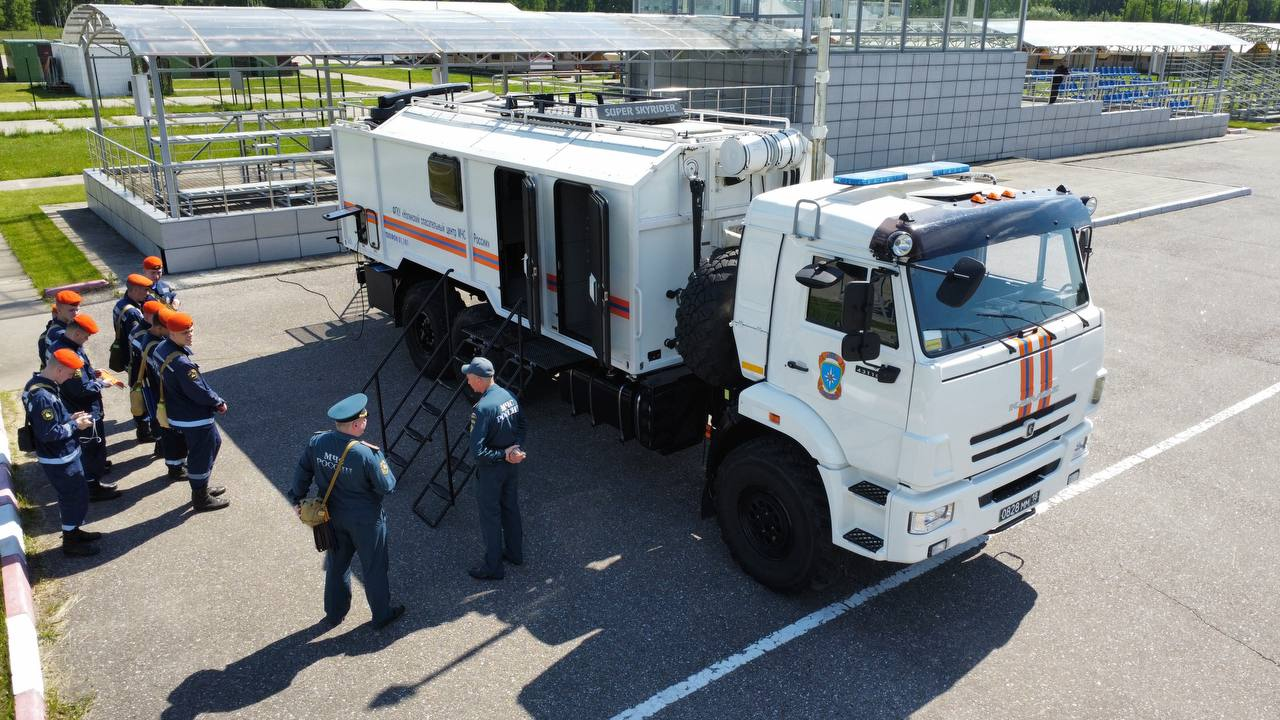
#> input picture photos/ref_1.jpg, 1280 x 720 px
$ python -i extract_photo_textures.py   (imports and definitions only)   (older library calls are emulated)
#> lines starting #> are read from the running program, lines starting #| are printed output that depends on the picture
#!/usr/bin/env python3
"""
Photogrammetric PBR Texture Suite for KAMAZ-43118 Mobile Comms Hub (v3 Verified).
Extracts, rectifies, delights, inpaints, and synthesizes Albedo + ORM (Occlusion/Roughness/Metallic)
+ Tangent-Space Normal maps from the 13 walkaround drone photographs.
"""

import os
import cv2
import numpy as np
from PIL import Image, ImageDraw, ImageFont

UPLOAD_DIR = "/home/user/uploads"
FONT_BOLD = "/usr/share/fonts/truetype/dejavu/DejaVuSans-Bold.ttf"
FONT_REG = "/usr/share/fonts/truetype/dejavu/DejaVuSans.ttf"


def load_rgb(idx):
    bgr = cv2.imread(f"{UPLOAD_DIR}/photo_{idx}_2026-07-11_23-52-48.jpg")
    return cv2.cvtColor(bgr, cv2.COLOR_BGR2RGB)


# [5 lines left out: function warp_quad, not called in this run]


def unsharp(img, sigma=1.0, amount=0.62):
    blur = cv2.GaussianBlur(img, (0, 0), sigma)
    return np.clip(cv2.addWeighted(img, 1.0 + amount, blur, -amount, 0), 0, 255).astype(np.uint8)


# [7 lines left out: function delight_white_metal, not called in this run]


def make_normal_from_luma(img_rgb, strength=2.2, blur_sigma=0.8):
#> called with strength = 2.2, blur_sigma = 0.8
    gray = cv2.cvtColor(img_rgb, cv2.COLOR_RGB2GRAY).astype(np.float32) / 255.0
    if blur_sigma > 0:
        gray = cv2.GaussianBlur(gray, (0, 0), blur_sigma)
    gx = cv2.Sobel(gray, cv2.CV_32F, 1, 0, ksize=3) * strength
    gy = cv2.Sobel(gray, cv2.CV_32F, 0, 1, ksize=3) * strength
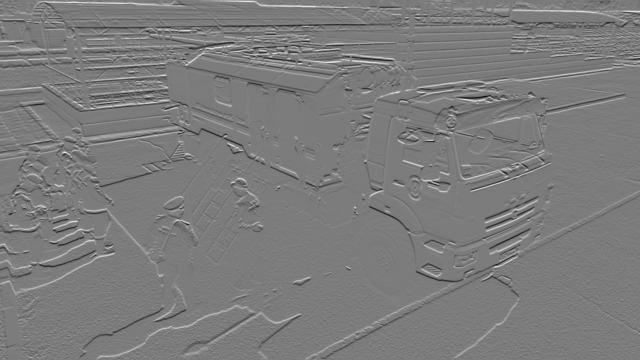
#> gy: shape (720, 1280) float32 (shown at 1/2 size); min -5.38, max 5.67, mean 0.00431; drawn with min black and max white
    nx = -gx
    ny = -gy
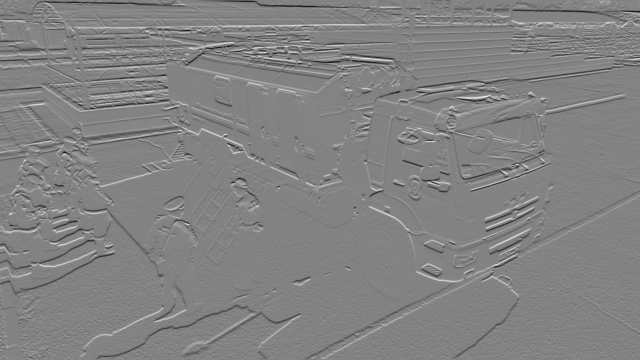
#> ny: shape (720, 1280) float32 (shown at 1/2 size); min -5.67, max 5.38, mean -0.00431; drawn with min black and max white
    nz = np.ones_like(gx)
    inv = 1.0 / np.sqrt(nx * nx + ny * ny + nz * nz + 1e-8)
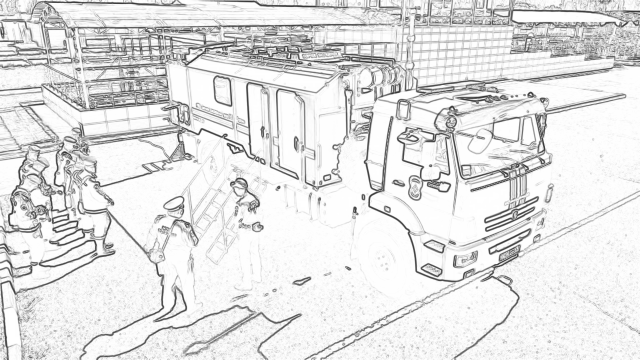
#> inv: shape (720, 1280) float32 (shown at 1/2 size); min 0.173, max 1, mean 0.889
    rgb = np.stack([nx * inv * 0.5 + 0.5, ny * inv * 0.5 + 0.5, nz * inv * 0.5 + 0.5], axis=-1)
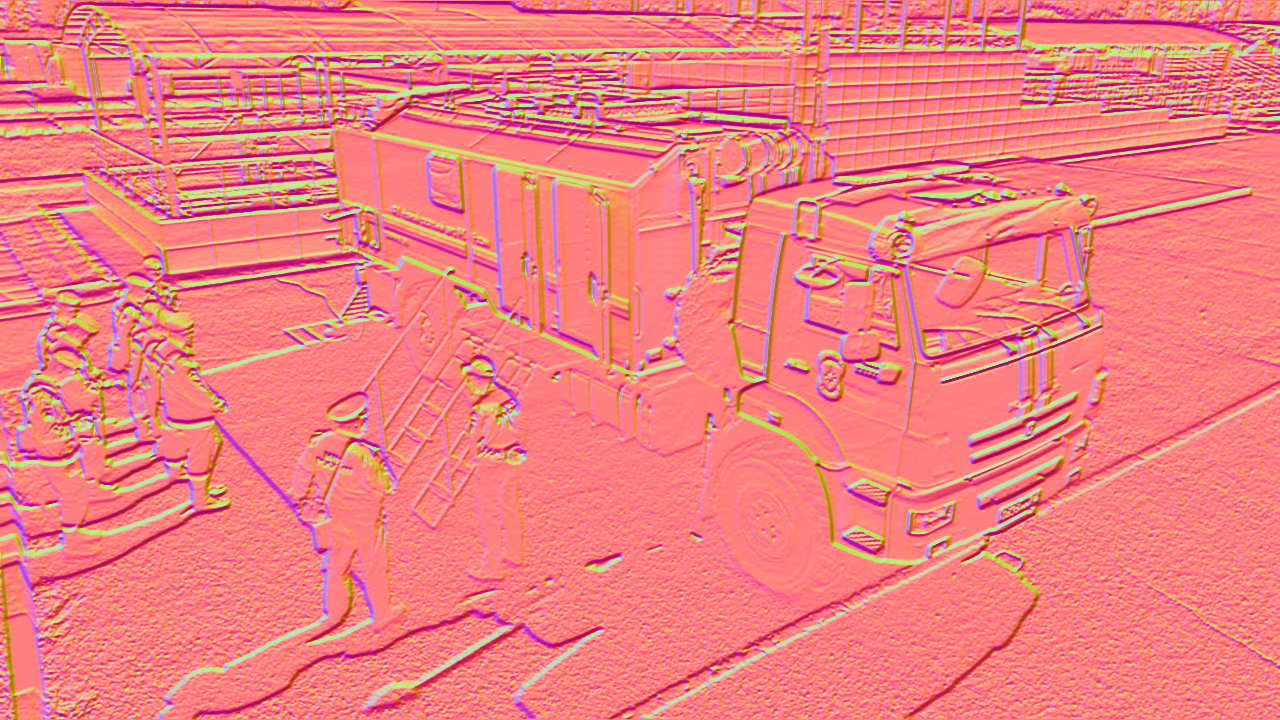
#> rgb: shape (720, 1280, 3) float32; mean of channels 0, 1, 2 0.499, 0.501, 0.947; drawn as B, G, R
    return np.clip(rgb * 255.0, 0, 255).astype(np.uint8)


# [335 lines left out: functions make_orm, generate_pbr_dict, not called in this run]


# [14 lines not run here, left out]

>>> import cv2
>>> picture = cv2.cvtColor(cv2.imread('../photos/ref_1.jpg'), cv2.COLOR_BGR2RGB)
>>> result = make_normal_from_luma(picture)

$ run again, on photos/ref_12.jpg
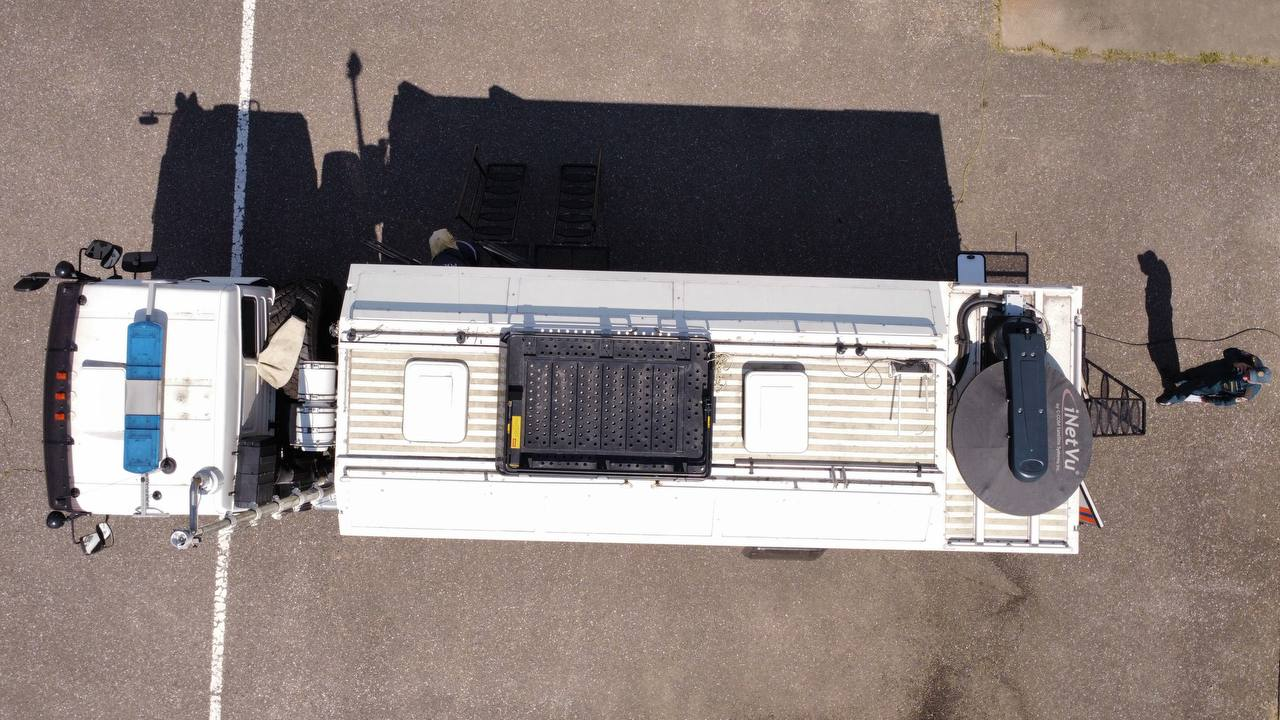
#> input picture photos/ref_12.jpg, 1280 x 720 px
#> in make_normal_from_luma, `inv = 1.0 / np.sqrt(nx * nx + ny * ny + nz * nz + 1e-8)`:
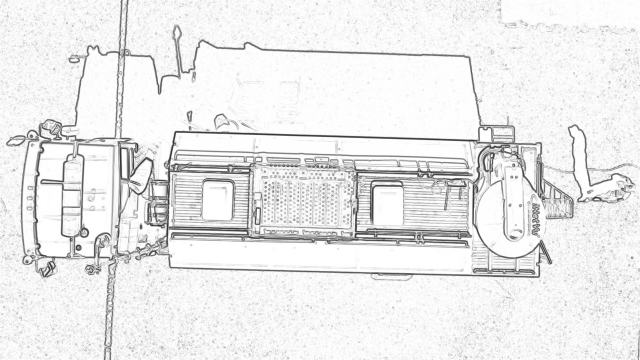
#> inv: shape (720, 1280) float32 (shown at 1/2 size); min 0.167, max 1, mean 0.923
#> in make_normal_from_luma, `rgb = np.stack([nx * inv * 0.5 + 0.5, ny * inv * 0.5 + 0.5, nz * inv *..`:
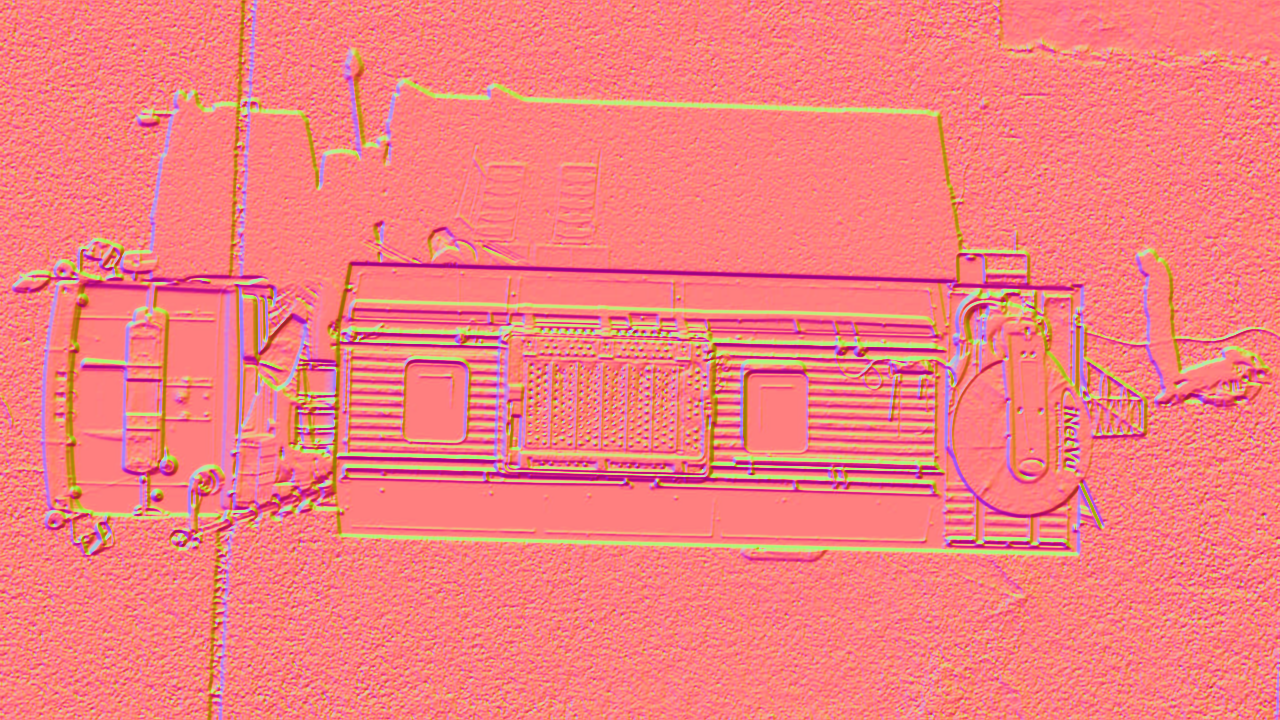
#> rgb: shape (720, 1280, 3) float32; mean of channels 0, 1, 2 0.5, 0.501, 0.964; drawn as B, G, R

$ run again, on photos/ref_13.jpg
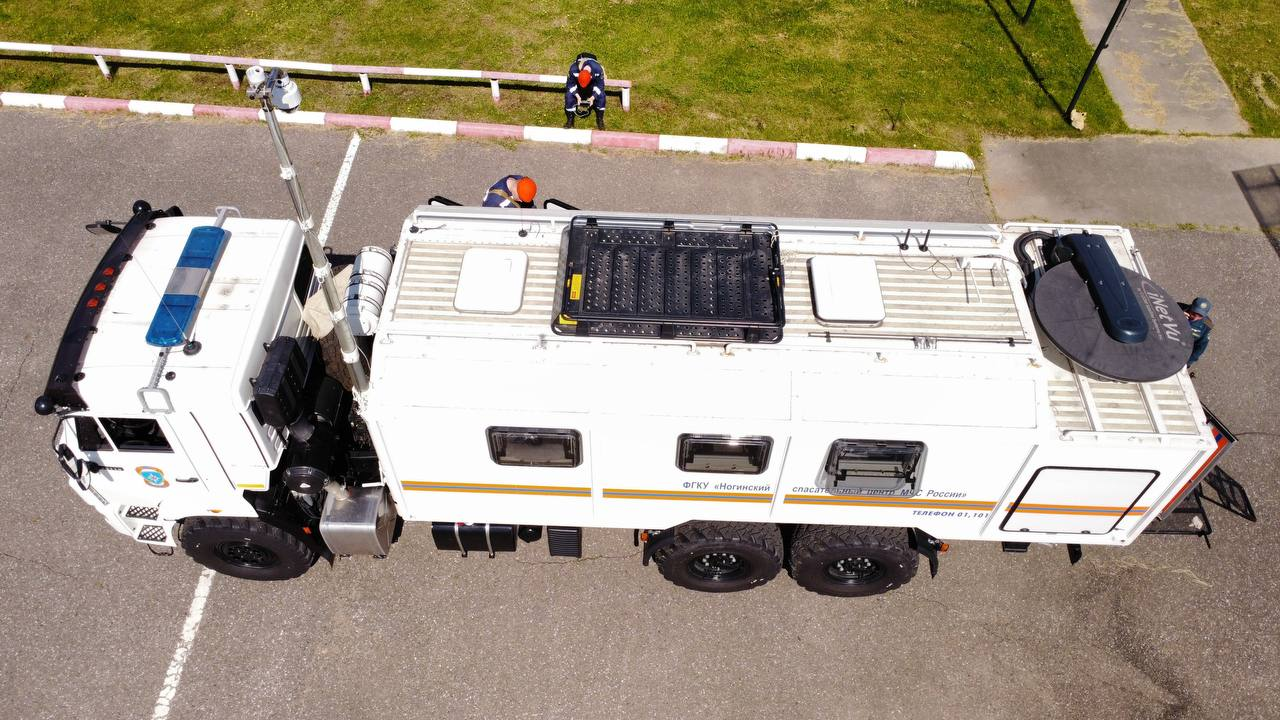
#> input picture photos/ref_13.jpg, 1280 x 720 px
#> in make_normal_from_luma, `inv = 1.0 / np.sqrt(nx * nx + ny * ny + nz * nz + 1e-8)`:
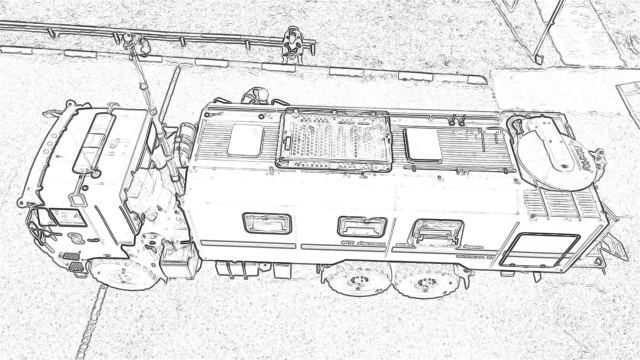
#> inv: shape (720, 1280) float32 (shown at 1/2 size); min 0.16, max 1, mean 0.902
#> in make_normal_from_luma, `rgb = np.stack([nx * inv * 0.5 + 0.5, ny * inv * 0.5 + 0.5, nz * inv *..`:
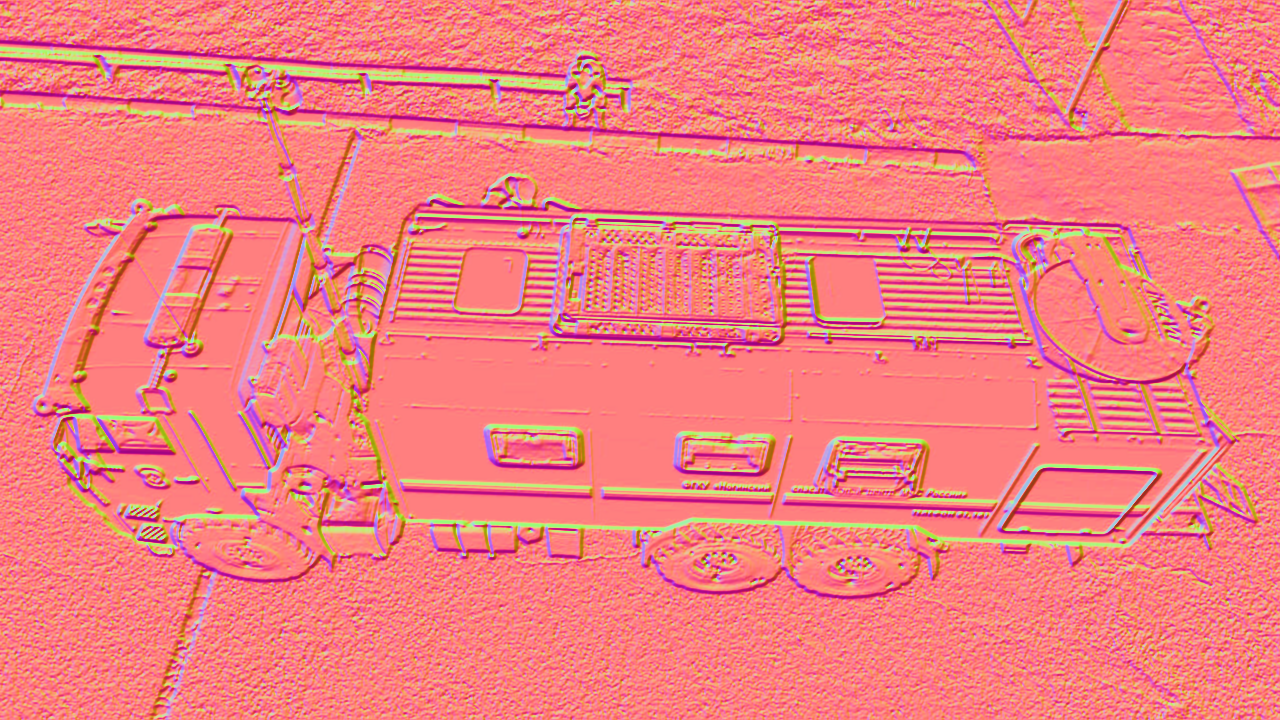
#> rgb: shape (720, 1280, 3) float32; mean of channels 0, 1, 2 0.5, 0.499, 0.953; drawn as B, G, R
